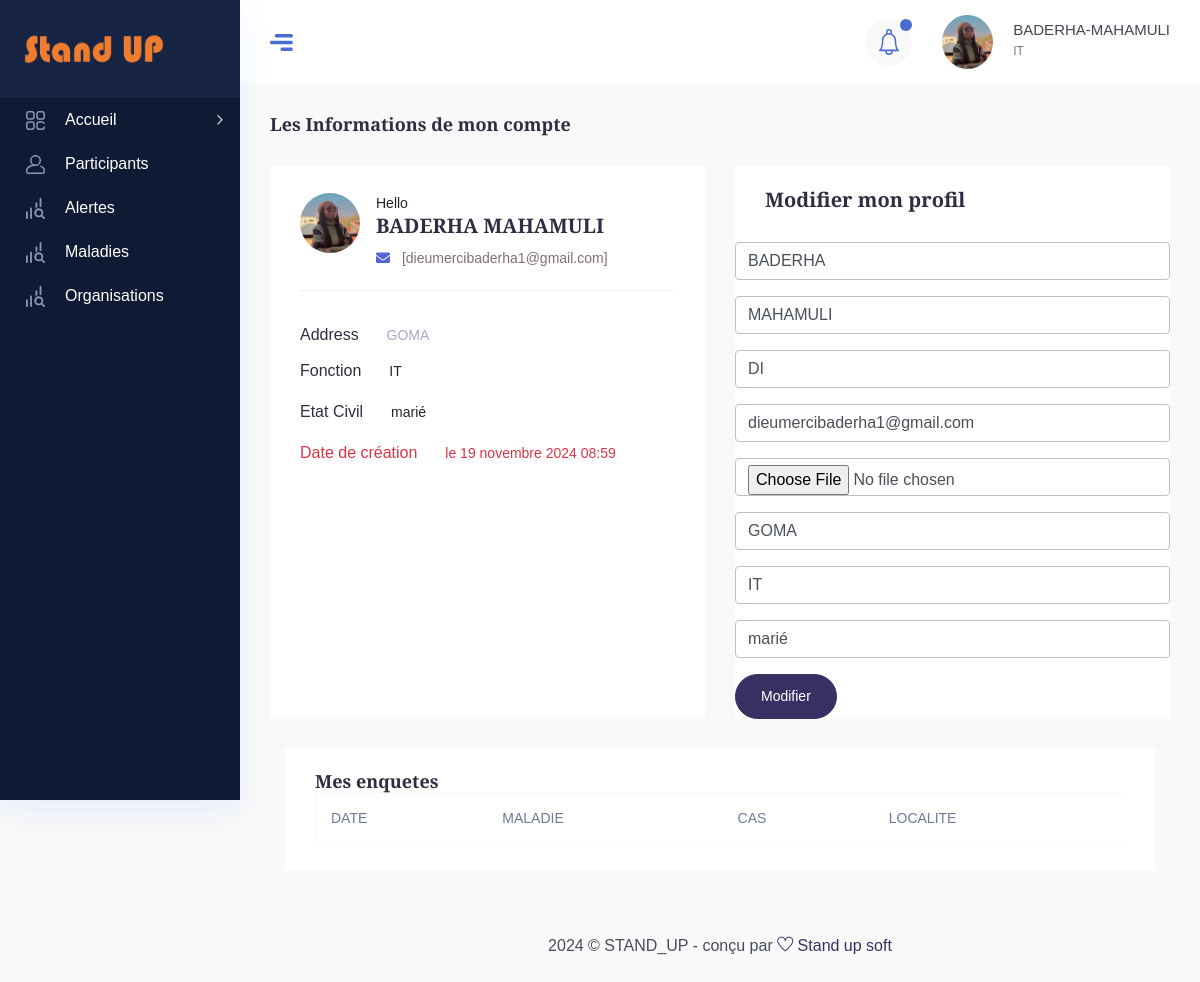
Page /compte/1 (signed in) on the committed database.
### STAND_UP_APP/models.py (models this page shows)
class User(AbstractUser):
    Photo=models.ImageField(upload_to="Images/", blank=True)
    statut=models.CharField(default="ENQUETEUR", max_length=100)
    Organisation=models.CharField(default="-",max_length=500)
    Lieu=models.CharField(default="-",max_length=200)
    Nom=models.CharField(default="-", max_length=20)
    Dates=models.DateTimeField(auto_now=True)
    Etat_civil=models.CharField(default="Célibataire", max_length=100)
    Stand_up=models.BooleanField(default="True")
    Matricule=models.CharField(default="---", max_length=50)
    Tel=models.CharField(default="---", max_length=50)

### STAND_UP_APP/views.py (the view)
# urls.py: path('compte/<str:id>', compte, name="compte"),
@login_required
def compte(request, id):
    current_site=get_current_site(request)
    ut=request.user
    compteuser=User.objects.get(id=id)
    menquete=Alerte.objects.filter(Enqueteur=ut.username)
    context={
        'compteuser':compteuser,
        'ut':request.user,
        "domain":current_site.domain,
        'menquete':menquete,
        'notif':Alerte.objects.filter(Dates__date=auj),
    }
    return render(request, "compte.html", context)

### Templates/compte.html (shortened to what this page needs)
<!DOCTYPE html>
{% load static %}
<html lang="zxx">
<head>
    <link rel="stylesheet" href="{% static 'css/bootstrap.min.css' %}" />
    <link rel="stylesheet" href="{% static 'vendors/themefy_icon/themify-icons.css' %}" />
    <link rel="stylesheet" href="{% static 'vendors/niceselect/css/nice-select.css' %}" />
    <link rel="stylesheet" href="{% static 'vendors/owl_carousel/css/owl.carousel.css' %}" />
    <link rel="stylesheet" href="{% static 'vendors/gijgo/gijgo.min.css' %}" />
    <link rel="stylesheet" href="{% static 'vendors/font_awesome/css/all.min.css' %}" />
    <link rel="stylesheet" href="{% static 'vendors/tagsinput/tagsinput.css' %}" />
    <link rel="stylesheet" href="{% static 'vendors/datepicker/date-picker.css' %}" />
    <link rel="stylesheet" href="{% static 'vendors/vectormap-home/vectormap-2.0.2.css' %}" />
    <link rel="stylesheet" href="{% static 'vendors/scroll/scrollable.css' %}" />
    <link rel="stylesheet" href="{% static 'vendors/datatable/css/jquery.dataTables.min.css' %}" />
    <link rel="stylesheet" href="{% static 'vendors/datatable/css/responsive.dataTables.min.css' %}" />
    <link rel="stylesheet" href="{% static 'vendors/datatable/css/buttons.dataTables.min.css' %}" />
    <link rel="stylesheet" href="{% static 'vendors/text_editor/summernote-bs4.css' %}" />
    <link rel="stylesheet" href="{% static 'vendors/morris/morris.css' %}">
    <link rel="stylesheet" href="{% static 'vendors/material_icon/material-icons.css' %}" />
    <link rel="stylesheet" href="{% static 'css/metisMenu.css' %}">
    <link rel="stylesheet" href="{% static 'css/style.css' %}" />
    <link rel="stylesheet" href="{% static 'css/colors/default.css' %}" id="colorSkinCSS">
</head>
<body class="crm_body_bg">
    <nav class="sidebar dark_sidebar">
        <div class="logo d-flex justify-content-between">
        <a class="large_logo" href="{% url 'accueil' %}"><img style="width: 140px; height:50px;" src="{% static 'img/stand.png' %}" alt=""></a>
        </div>
        <ul id="sidebar_menu">
        <li class="">
        <a class="has-arrow" href="#" aria-expanded="false">
        <div class="nav_icon_small">
        <img src="{% static 'img/menu-icon/1.svg' %}" alt="">
        </div>
        <div class="nav_title">
        <span>Accueil </span>
        </div>
        </a>
        </li>
        <li class="">
        <a href="{% url 'list_agents' %}" aria-expanded="false">
        <div class="nav_icon_small">
        <img src="{% static 'img/menu-icon/4.svg' %}" alt="">
        </div>
        <div class="nav_title">
        <span>Participants</span>
        </div>
        </a>
        </li>
        <li class="">
        <a href="{% url 'allerte' %}" aria-expanded="false">
        <div class="nav_icon_small">
        <img src="{% static 'img/menu-icon/5.svg' %}" alt="">
        </div>
        <div class="nav_title">
        <span>Alertes</span>
        </div>
        </a>
        </li>
        <li class="">
            <a href="{% url 'list_maladie' %}" aria-expanded="false">
            <div class="nav_icon_small">
            <img src="{% static 'img/menu-icon/5.svg' %}" alt="">
            </div>
            <div class="nav_title">
            <span>Maladies</span>
            </div>
            </a>
        </li>
        <li class="">
            <a href="{% url 'organ' %}" aria-expanded="false">
            <div class="nav_icon_small">
            <img src="{% static 'img/menu-icon/5.svg' %}" alt="">
            </div>
            <div class="nav_title">
            <span>Organisations</span>
            </div>
            </a>
            </li>
    </nav>
    <section class="main_content dashboard_part large_header_bg">
        <div class="container-fluid no-gutters">
        <div class="row">
        <div class="col-lg-12 p-0 ">
        <div class="header_iner d-flex justify-content-between align-items-center">
        <div class="line_icon open_miniSide d-none d-lg-block">
        <img src="{% static 'img/line_img.png' %}" alt="">
        </div>
        <div class="header_right d-flex justify-content-between align-items-center">
        <div class="header_notification_warp d-flex align-items-center">
        <li>
        <a class="bell_notification_clicker nav-link-notify" href="#"> <img src="{% static 'img/icon/bell.svg' %}" alt="">
        </a>
            </li>
            </div>
        <div class="profile_info d-flex align-items-center">
        <div class="profile_thumb mr_20">
        <img src="{{ut.Photo.url}}" alt="#">
        </div>
        <div class="author_name">
        <h4 class="f_s_15 f_w_500 mb-0">{{ut.username}}-{{ut.first_name}}</h4>
        <p class="f_s_12 f_w_400">{{ut.statut}}</p>
        </div>
        </div>
        </div>
        </div>
        </div>
        </div>
        </div>
<div class="main_content_iner overly_inner ">
<div class="container-fluid p-0 ">
<div class="row">
<div class="col-12">
<div class="main-title mb_30">
<h3 class="m-0">Les Informations de mon compte</h3>
</div>
</div>
<div class="col-lg-6 ">
<div class="white_card card_height_100 mb_30">
<div class="white_card_header pb-0">
</div>
<div class="white_card_body">
<div class="media mb_30 border_bottom_1px pb-3">
<img class="mr-3 rounded-circle mr-0 mr-sm-3" src="{{ut.Photo.url}}" alt="" width="60" height="60">
<div class="media-body">
<span>Hello</span>
<h4 class="mb-2">{{ut.username}} {{ut.first_name}}</h4>
<p class="mb-1"> <span><i class="fa fa-envelope mr-2 text-primary"></i></span>
<a href="https://demo.dashboardpack.com/cdn-cgi/l/email-protection" class="__cf_email__" data-cfemail="78101d141417381d00191508141d561b1715">[{{ut.email}}]</a>
</p>
</div>
</div>
<ul class="card-profile__info">
<li>
<h5 class="mr-4">Address</h5>
<span class="text-muted">{{ut.Lieu}}</span>
</li>
<li class="mb-1">
<h5 class="mr-4">Fonction</h5>
<span>{{ut.statut}}</span>
</li>
<li class="mb-1">
    <h5 class="mr-4">Etat Civil</h5>
    <span>{{ut.Etat_civil}}</span>
    </li>
<li>
<h5 class="text-danger mr-4">Date de création </h5>
<span class="text-danger">le {{ut.Dates}}</span>
</li>
</ul>
</div>
</div>
</div>
<div class="col-lg-6">
<div class="white_card card_height_100 mb_30">
<div class="white_card_header">
<div class="white_box_tittle">
<h4>Modifier mon profil</h4>
</div>
</div>
<form method="post" action="{% url 'modifier' %}" enctype="multipart/form-data">
<div class="form-group">
<input type="text" class="form-control" required name="username" value="{{ut.username}}" placeholder="Nom d'utilisateur">
</div>
<div class="form-group">
    <input type="text" class="form-control" required name="first_name" value="{{ut.first_name}}" placeholder="Postnom">
    </div>
<div class="form-group">
    <input type="text" class="form-control" required name="last_name" value="{{ut.last_name}}" placeholder="Prenom">
</div>
<div class="form-group">
<input type="text" class="form-control" required name="email" value="{{ut.email}}" placeholder="Entrer votre email">
</div>
<div class="form-group">
    <input type="file" class="form-control" required  name="photo" value="{{ut.Photo}}" placeholder="Photo de profil">
    </div>
<div class="form-group">
    <input type="text" class="form-control" required name="lieu" value="{{ut.Lieu}}" placeholder="Entrer votre adresse">
</div>
<div class="form-group">
    <input type="text" class="form-control" name="statut" placeholder="Statut" value="{{ut.statut}}">
    </div>
<div class="form-group">
<input type="etat" class="form-control" name="etat" placeholder="etat Civil" value="{{ut.Etat_civil}}">
</div>
<button type="submit" href="#" class="btn_1 full_width text-center"> Modifier</button>
</form>
</div>
</div>
</div>
<div class="col-lg-12">
<div class="white_card mb_30 card_height_100">
<div class="white_card_header pb-0">
<div class="box_header m-0">
<div class="main-title">
<h3 class="m-0">Mes enquetes</h3>
</div>
</div>
</div>
<div class="white_card_body pt-0">
<div class="QA_section">
<div class="QA_table mb-0 transaction-table">
<div class="table-responsive">
<table class="table  ">
    <thead>
        <tr>
        <th scope="col">DATE</th>
        <th scope="col">MALADIE</th>
        <th scope="col">CAS</th>
        <th scope="col">LOCALITE</th>
        </tr>
</thead>
</table>
</div>
</div>
</div>
</div>
</div>
</div>
</div>
</div>
<div class="footer_part">
<div class="container-fluid">
<div class="row">
<div class="col-lg-12">
    <div class="footer_iner text-center">
        <p>2024 © STAND_UP - conçu par <a href="#"> <i class="ti-heart"></i> </a><a href="#"> Stand up soft</a></p>
        </div>
</div>
</div>
</div>
</div>
</section>
</body>
</html>

### STAND_UP_APP/static/css/metisMenu.css (style rules this page uses)
.metismenu .has-arrow { position:relative }
.metismenu .has-arrow::after { position:absolute;content:'';transform:rotate(-90deg) translate(0,-50%);transform-origin:top;top:50%;transition:all .3s ease-out;right:40px;content:"\e64b";font-family:themify;color:#a5adc6;font-weight:600;font-size:14px }

### rows in the picture
User: Photo (picture), username "BADERHA", first_name "MAHAMULI", statut "IT", email "dieumercibaderha1@gmail.com", Lieu "GOMA", Etat_civil "marié", Dates "19 novembre 2024 08:59", last_name "DI", lieu "GOMA", etat "marié"
